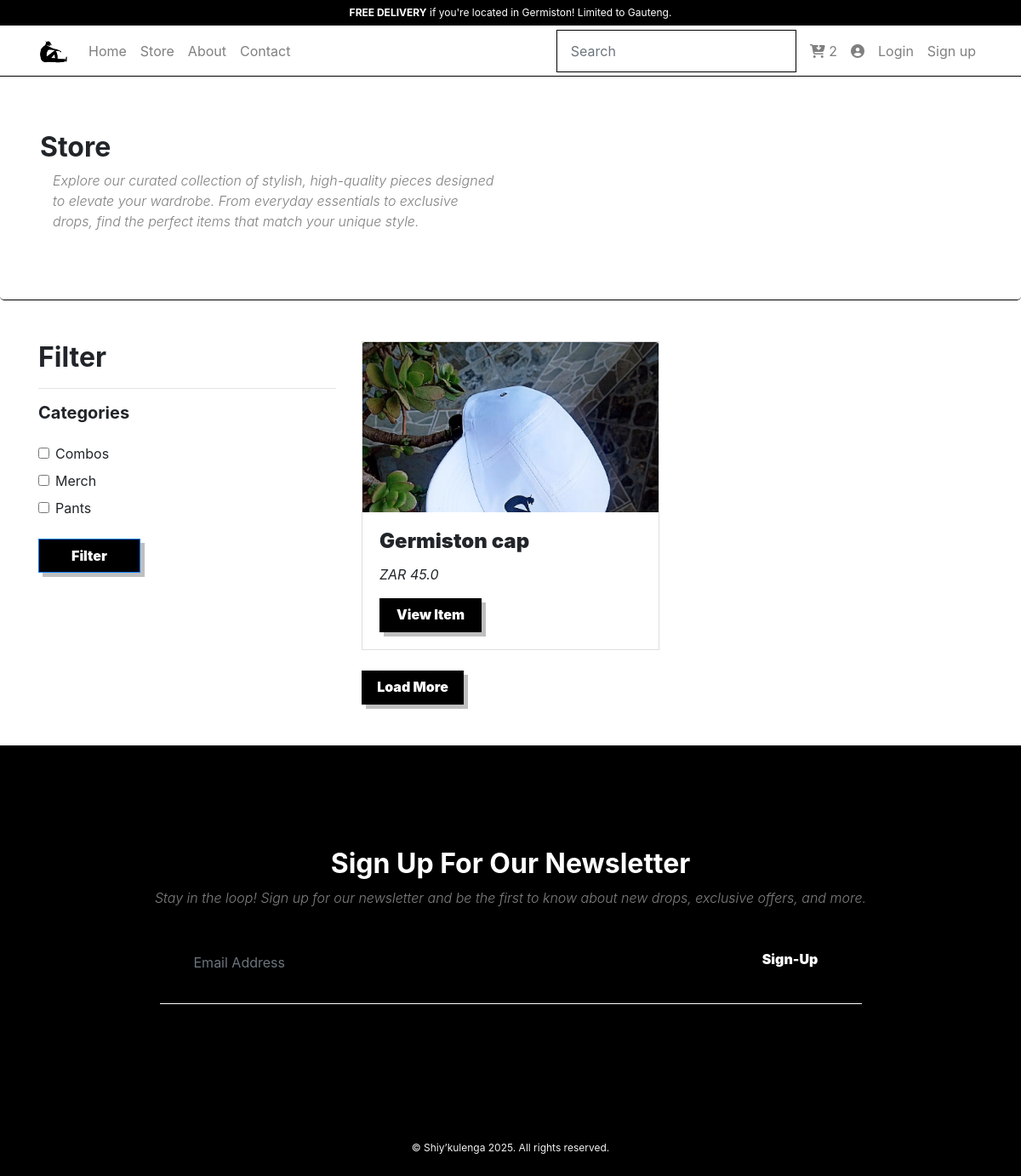
/store, run on an earlier commit of the app's database.
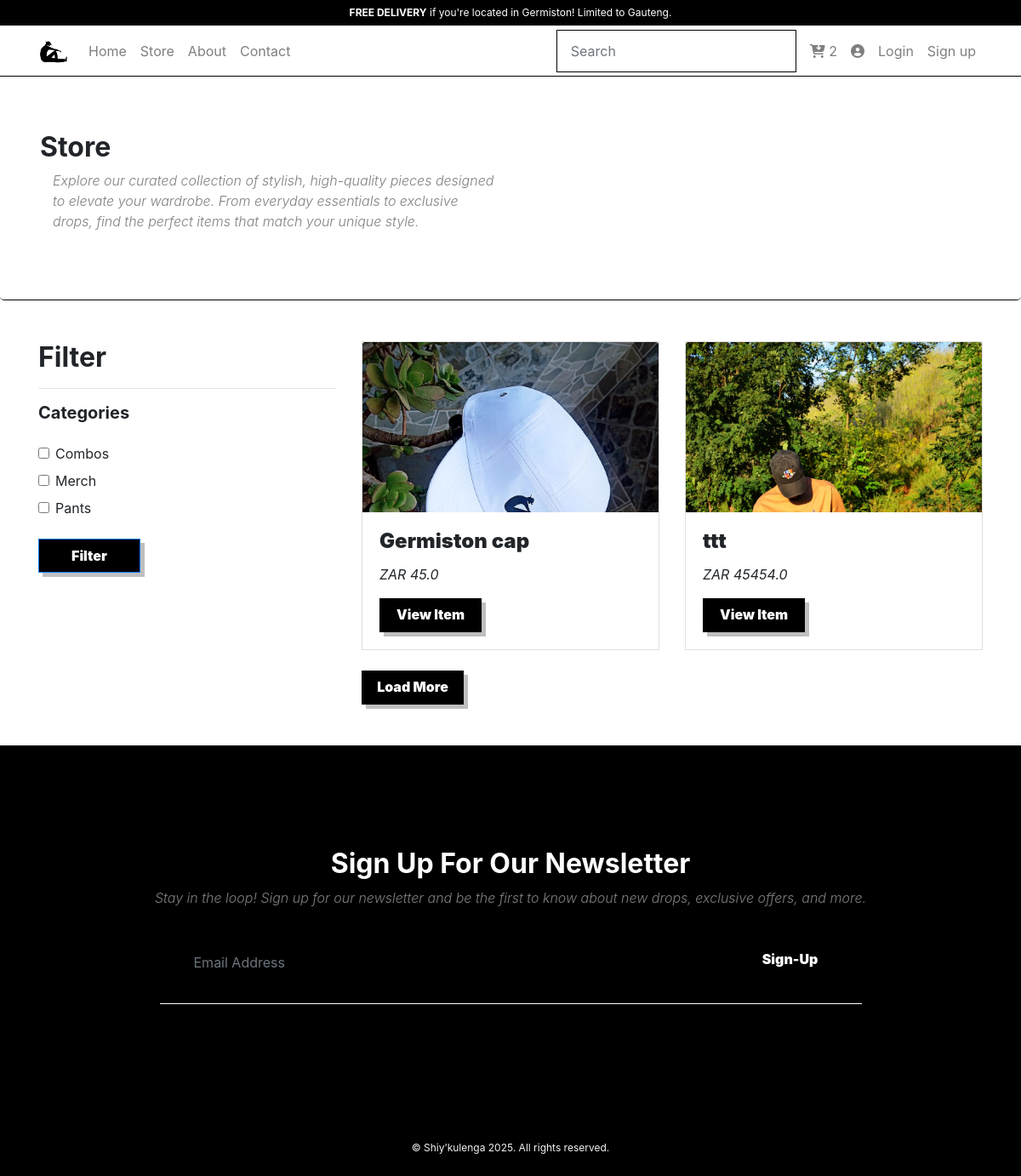
And on a later commit of the database.
### models.py (models this page shows)
class Category(db.Model):
    id = db.Column(db.Integer, primary_key=True, autoincrement=True)
    name = db.Column(db.String(50), nullable=False, unique=True)
    description = db.Column(db.String(200), nullable=True)
    items = db.relationship('ShopItems', backref='category', lazy=True)
    last_updated = db.Column(db.DateTime, default=datetime.utcnow, onupdate=datetime.utcnow)

class ShopItems(db.Model):
    id = db.Column(db.Integer, primary_key=True, autoincrement=True)
    title = db.Column(db.String(20), nullable=False)
    subtitle = db.Column(db.String(120), nullable=False)
    category_id = db.Column(db.Integer, db.ForeignKey('category.id'), nullable=False)
    sizes = db.Column(db.String(10), nullable=False)
    price = db.Column(db.Float, nullable=False, default=0.0)
    image_name = db.Column(db.String(100), nullable=False, default='default.jpg')

### routes/public.py (the view)
@public_bp.route("/store", methods=["GET"])
def store():
    category_names = request.args.getlist(
        "category"
    )  # Get the category names from the query string
    if category_names:
        categories = Category.query.filter(
            Category.name.in_(category_names)
        ).all()  # Get the category objects
        items = ShopItems.query.filter(
            ShopItems.category_id.in_([category.id for category in categories])
        ).all()  # Get the items in the categories
    else:
        items = ShopItems.query.all()
    categories = Category.query.all()
    return render_template("public/store.html", products=items, categories=categories, user = current_user)

### templates/public/store.html (shortened to what this page needs)
{% extends 'base.html' %}
{% block content %} {% include 'includes/navbar.html' %}
<div class="jumbotron">
    <div class="container">
        <h1 class="h1">Store</h1>
        <p class="lead col-md-6 pd-0">
            Explore our curated collection of stylish, high-quality pieces
            designed to elevate your wardrobe. From everyday essentials to
            exclusive drops, find the perfect items that match your unique
            style.
        </p>
    </div>
</div>
<section>
    <div class="container pt-5 pb-5">
        <div class="row">
            <div class="col-md-4">
                <h1 class="h1">Filter</h1>
                <hr />
                <h5 class="h5 mb-4"><b>Categories</b></h5>
                <form method="GET" action="{{ url_for('public.store') }}">
                    {% for category in categories %}
                    <div class="form-check mb-2">
                        <input class="form-check-input" type="checkbox"
                        name="category" id="category{{ category.id }}" value="{{
                        category.name }}" >
                        <label
                            class="form-check-label"
                            for="category{{ category.id }}"
                        >
                            {{ category.name }}
                        </label>
                    </div>
                    {% endfor %}
                    <button type="submit" class="btn btn-primary mt-3">
                        Filter
                    </button>
                </form>
            </div>
            <div class="col-md-8">
                <div class="row">
                    {% for product in products %}
                    <div class="col-md-6 mb-4">
                        <div class="card item">
                            <div class="card-img">
                                <a
                                    href="{{ url_for('public.product', product_id=product.id ) }}"
                                >
                                    <img
                                        src="{{ url_for('static', filename='images/' ~ product.image_name) }}"
                                        class="card-img-top"
                                        alt="{{ product.title }}"
                                    />
                                </a>
                            </div>
                            <div class="card-body">
                                <h5 class="card-title">{{ product.title }}</h5>
                                <p class="card-text">ZAR {{ product.price }}</p>
                                <a
                                    href=" {{ url_for('public.product', product_id=product.id) }}"
                                    class="btn"
                                >
                                    View Item
                                </a>
                            </div>
                        </div>
                    </div>
                    {% endfor %}
                </div>
                <a href="/" class="btn">Load More</a>
            </div>
        </div>
    </div>
</section>
{% include 'includes/footer.html' %}
{% endblock %}

### templates/base.html
<!DOCTYPE html>
{% include 'includes/header.html' %}
<html lang="en">
    <body>
        {% block content %} {% endblock %}
    </body>
</html>

### templates/includes/header.html (shortened to what this page needs)
<head>
    <link
        rel="stylesheet"
        href="{{ url_for('static', filename='css/bootstrap.min.css') }}"
    />
    <link
        rel="stylesheet"
        href="https://cdnjs.cloudflare.com/ajax/libs/font-awesome/6.4.0/css/all.min.css"
    />
    <link
        rel="stylesheet"
        href="{{ url_for('static', filename='css/main.css') }}"
    />
</head>

### templates/includes/navbar.html (shortened to what this page needs)
<div class="top">
    <div class="text-center">
        <b>FREE DELIVERY</b> if you're located in Germiston! Limited to Gauteng.
    </div>
</div>
<nav class="navbar navbar-expand-lg navbar-light">
    <div class="container">
        <a href="/" class="navbar-brand">
            <img
                src="{{ url_for('static', filename='images/logo.png') }}"
                alt="logo"
                width="35px"
            />
        </a>
        <div class="collapse navbar-collapse" id="globalNavbar">
            <form
                class="form-inline form-navbar my-2 my-lg-0 order-2"
                action=""
            >
                <input
                    class="form-control"
                    name="search"
                    type="text"
                    placeholder="Search"
                />
            </form>
            <ul class="navbar-nav mr-auto order-1">
                <li class="nav-item">
                    <a class="nav-link" id="home" href="/"> Home </a>
                </li>
                <li class="nav-item">
                    <a
                        class="nav-link"
                        id="home"
                        href="{{ url_for('public.store') }}"
                    >
                        Store
                    </a>
                </li>
                <li class="nav-item">
                    <a class="nav-link" id="" href="/#about"> About </a>
                </li>
                <li class="nav-item">
                    <a class="nav-link" id="" href="/#contact"> Contact </a>
                </li>
            </ul>
            <ul class="navbar-nav d-none d-lg-flex ml-2 order-3">
                <li class="nav-item">
                    <a class="nav-link" href="{{ url_for('public.signup') }}">
                        <i class="fa fa-cart-arrow-down" aria-hidden="true"></i>
                        2
                    </a>
                </li>
                <li class="nav-item">
                    <a class="nav-link" href="">
                        <i class="fa fa-user-circle" aria-hidden="true"></i>
                    </a>
                </li>
                <li class="nav-item">
                    {% if user.is_active %}
                        <a class="nav-link" href="{{ url_for('public.logout') }}">
                            Logout
                        </a>
                    {% else %}
                        <a class="nav-link" href="{{ url_for('public.login') }}">
                            Login
                        </a>
                    {% endif %}
                </li>
                <li class="nav-item">
                    <a class="nav-link" href="{{ url_for('public.signup') }}">
                        Sign up
                    </a>
                </li>
            </ul>
        </div>
    </div>
</nav>

### templates/includes/footer.html
<section class="footer" id="contact">
    <div class="container">
        <h1 class="h1">Sign up for our newsletter</h1>
        <p class="lead">
            Stay in the loop! Sign up for our newsletter and be the first to
            know about new drops, exclusive offers, and more.
        </p>
        <div class="row justify-content-center">
            <form action="" method="post" class="col-md-9">
                <div class="input-group mb-3 sub-form">
                    <input
                        type="text"
                        class="form-control"
                        placeholder="Email Address"
                    />
                    <button class="btn" type="button" id="button-addon2">
                        Sign-Up
                    </button>
                </div>
            </form>
        </div>
    </div>
</section>
<footer>© Shiy’kulenga 2025. All rights reserved.</footer>

### static/css/main.css (style rules this page uses)
:root { --white: #ffffff; --black: #000000; --green: #008000; --off-green: rgb(0, 128, 0, 0.25); --gray: rgb(0, 0, 0, 0.5); --off-white: #f2f2f2; --text-xs: 12px; --text-sm: 16px; --text-md: 24px; --text-lg: 32px; --text-xl: 40px; --text-xxl: 50px; }
.top { background: var(--black); color: var(--white); font-size: 12px; padding: 6px 0; }
.navbar { background: var(--white); height: 60px; border-bottom: 1px solid var(--black); }
.btn { color: var(--white); font-size: var(--text-sm); font-weight: 900; border-radius: 0; background: var(--black); width: 120px; height: 40px; box-shadow: 5px 5px 0 rgba(0, 0, 0, 0.25); transition: 0.3s ease; }
.h1 { font-weight: bold; font-size: var(--text-lg); text-transform: capitalize; }
.lead { color: var(--gray); font-size: var(--text-sm); font-style: italic; }
.card-body .card-title { font-size: var(--text-md); font-weight: 900; }
.card-body .card-text { font-size: var(--text-sm); font-style: italic; }
.item { border-radius: 0; }
.item .card-img { height: 200px; overflow-y: hidden; }
.item .card-img { height: 200px; overflow-y: hidden; border-radius: 0; }
footer { color: var(--off-white); font-size: var(--text-xs); text-align: center; padding: 24px 0; background: var(--black); margin: 0; }
.footer { background-color: var(--black); padding: 120px 0; margin: 0; text-align: center; }
.footer .h1 { color: var(--white); }
.footer .lead { color: var(--white); opacity: 50%; }
.sub-form { padding: 24px; border-bottom: 1px solid var(--white); }
.sub-form .form-control { background: var(--black); border: none; }
.jumbotron { background: var(--white); margin: 0; border-bottom: 1px solid var(--black); }
.form-control { border: 1px solid var(--black); border-radius: 0; padding: 12px 16px; font-size: 16px; color: var(--black); }

What changed in the data, as far as the page shows it:
added ShopItems: image_name (picture), title "ttt", price "45454.0"
